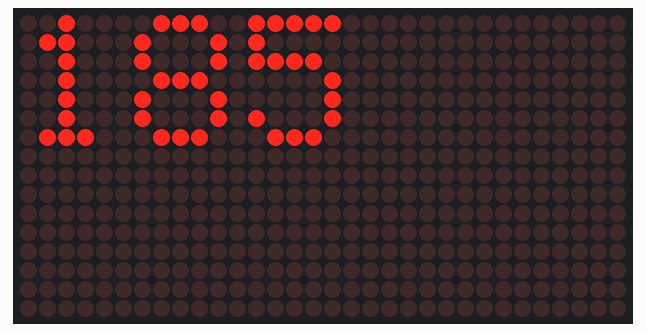
This sketch was run on a simulated ESP8266 (Wemos D1 mini). Shown: 32×16 LED matrix. What the sketch prints to the serial monitor is not drawn.

Above: at 0.1 s.

The sketch:

main.ino
```cpp
#include <ESP8266WiFi.h>
#include <WiFiUdp.h>
#include <EEPROM.h>
#include <SPI.h>
#include <DMD2.h>
#include <fonts/SystemFont5x7.h>
#define pin_A 16
#define pin_B 12
#define pin_sclk 0
#define pin_clk 14
#define pin_r 13
#define pin_noe 15

#define DISPLAYS_WIDE 1
#define DISPLAYS_HIGH 1
SPIDMD dmd(DISPLAYS_WIDE, DISPLAYS_HIGH, pin_noe, pin_A, pin_B, pin_sclk); // DMD controls the entire display


const char* ssid = "Panneau2018";//id du résau
const char* password = "mogetator";//mdp du résau

String E2Issid = ssid;
String E2Ipassword = password;
const char* ipW ="192.168.4.1";//ip de l'esp

unsigned int localPort = 8000;//port de communication aec l'esp
unsigned int distPort = 9000;
char Ipremote;
byte packetBuffer[3024];

String request = "";

WiFiUDP Udp;

int conteur(185);

void setup() {
  WiFi.disconnect();
  WiFi.softAPdisconnect();
  WiFi.mode(WIFI_AP);
  WiFi.softAP(ssid, password);
  WiFi.reconnect();

  Serial.begin(9600);
  Serial.println("");
  Serial.println("WiFi Connected");

  Udp.begin(localPort);
  Serial.println("Server started");

  Serial.print("Use this URL to connect: ");
  Serial.print("http://");
  Serial.print(WiFi.softAPIP());
  Serial.println("/");

  dmd.setBrightness(255);
  dmd.selectFont(SystemFont5x7);
  dmd.begin();

}

void loop() {

dmd.drawString(0,0,String(conteur));
int noBytes = Udp.parsePacket();
  request = "";
  if (!noBytes) {
   return;
  }

  Ipremote=Udp.remoteIP();
  Udp.read(packetBuffer,noBytes);

  for (int i=1;i<=noBytes;i++)
    {
      request = request + char(packetBuffer[i - 1]);
    }
  Serial.println(request);
  if (request.indexOf("+5") !=-1){
    Serial.print("conteur + 5 ok :");
    conteur = conteur + 5;
    Serial.println(conteur);
  }
  if (request.indexOf("-5") != -1){
    Serial.print("conteur - 5 ok :");
    conteur = conteur - 5;
    Serial.println(conteur);
  }
}
```
